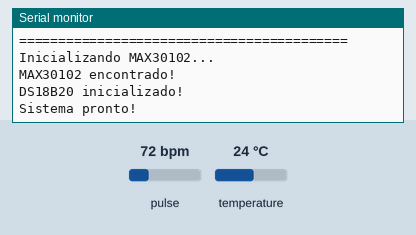
Recording of a program running on a simulated ESP32. Shown: the last lines printed to the serial monitor. Inputs (shaded band) come from the test bench; at power-on: pulse 72 bpm, temperature 24 °C.

Above: at 2.2 s.
2.3 s: pulse set to 42 bpm
At 6.1 s:
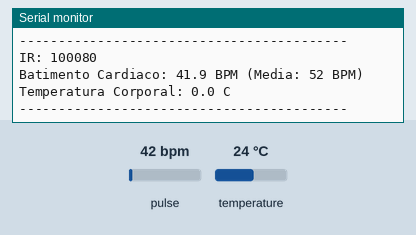
6.5 s: temperature set to 12 °C
8.0 s: pulse set to 70 bpm
9.5 s: temperature set to 19 °C
At 11.4 s:
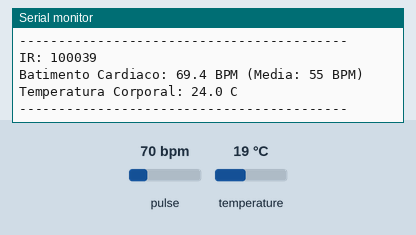

The program:

main.cpp
```cpp
#include <Wire.h>
#include "MAX30105.h"
#include "heartRate.h"

#include <OneWire.h>
#include <DallasTemperature.h>

// =====================================================
// MAX30102
// =====================================================

MAX30105 particleSensor;

const byte RATE_SIZE = 4;
byte rates[RATE_SIZE];
byte rateSpot = 0;

long lastBeat = 0;

float beatsPerMinute = 0;
int beatAvg = 0;


// =====================================================
// DS18B20
// =====================================================

const int ONE_WIRE_BUS = 4;

OneWire oneWire(ONE_WIRE_BUS);
DallasTemperature sensors(&oneWire);

float temperaturaC = 0;


// =====================================================
// TIMERS
// =====================================================

unsigned long lastTemperatureRequest = 0;
const unsigned long TEMPERATURE_INTERVAL = 5000;

unsigned long lastPrintTime = 0;
const unsigned long PRINT_INTERVAL = 5000;


// =====================================================
// SETUP
// =====================================================

void setup() {

    Serial.begin(115200);
    delay(1000);

    Serial.println();
    Serial.println("==========================================");
    Serial.println("   BUBATAG - Monitor Biométrico Completo");
    Serial.println("==========================================");


    // =================================================
    // I2C - MAX30102
    // =================================================

    Wire.begin(21, 22);

    Serial.println("Inicializando MAX30102...");

    if (!particleSensor.begin(Wire, I2C_SPEED_FAST)) {

        Serial.println("ERRO: MAX30102 nao encontrado!");

        while (1) {
            delay(1000);
        }
    }

    Serial.println("MAX30102 encontrado!");


    // Configuração do MAX30102
    particleSensor.setup();

    particleSensor.setPulseAmplitudeRed(0x24);
    particleSensor.setPulseAmplitudeIR(0x24);
    particleSensor.setPulseAmplitudeGreen(0);


    // =================================================
    // DS18B20
    // =================================================

    sensors.begin();

    // IMPORTANTE:
    // Não deixar o DS18B20 bloquear o loop
    sensors.setWaitForConversion(false);

    // Faz a primeira solicitação
    sensors.requestTemperatures();

    lastTemperatureRequest = millis();


    Serial.println("DS18B20 inicializado!");
    Serial.println("Sistema pronto!");

    Serial.println();
}


// =====================================================
// LOOP
// =====================================================

void loop() {


    // =================================================
    // 1. MAX30102
    // =================================================
    // Esta parte roda continuamente.
    // NÃO deve ter delays grandes aqui.

    long irValue = particleSensor.getIR();


    if (checkForBeat(irValue)) {

        long delta = millis() - lastBeat;

        lastBeat = millis();

        beatsPerMinute = 60.0 / (delta / 1000.0);


        if (beatsPerMinute > 20 && beatsPerMinute < 255) {

            rates[rateSpot++] = (byte)beatsPerMinute;

            rateSpot %= RATE_SIZE;


            beatAvg = 0;

            for (byte x = 0; x < RATE_SIZE; x++) {
                beatAvg += rates[x];
            }

            beatAvg /= RATE_SIZE;
        }
    }


    // =================================================
    // 2. DS18B20
    // =================================================
    // Faz a solicitação apenas uma vez por segundo.

    if (millis() - lastTemperatureRequest >= TEMPERATURE_INTERVAL) {

        // Pega o resultado da conversão anterior
        float novaTemperatura = sensors.getTempCByIndex(0);

        if (novaTemperatura != DEVICE_DISCONNECTED_C) {
            temperaturaC = novaTemperatura;
        }

        // Inicia uma nova conversão
        sensors.requestTemperatures();

        lastTemperatureRequest = millis();
    }


    // =================================================
    // 3. SERIAL
    // =================================================

    if (millis() - lastPrintTime >= PRINT_INTERVAL) {

        lastPrintTime = millis();

        Serial.println("------------------------------------------");


        // -------------------------
        // Batimento
        // -------------------------

        Serial.print("IR: ");
        Serial.println(irValue);


        if (irValue < 10000) {

            Serial.println("Batimento Cardiaco: Aguardando contato...");

        } else {

            Serial.print("Batimento Cardiaco: ");

            if (beatsPerMinute > 20 && beatsPerMinute < 255) {

                Serial.print(beatsPerMinute, 1);
                Serial.print(" BPM");

            } else {

                Serial.print("Calculando...");

            }

            Serial.print(" (Media: ");
            Serial.print(beatAvg);
            Serial.println(" BPM)");
        }


        // -------------------------
        // Temperatura
        // -------------------------

        Serial.print("Temperatura Corporal: ");

        if (temperaturaC == DEVICE_DISCONNECTED_C) {

            Serial.println("Erro - sensor desconectado");

        } else {

            Serial.print(temperaturaC, 1);
            Serial.println(" C");
        }


        Serial.println("------------------------------------------");
    }
}
```

Measured:
- after the input at 2.3 s, the serial monitor: prints a new line after 2.7 s (image 1)
